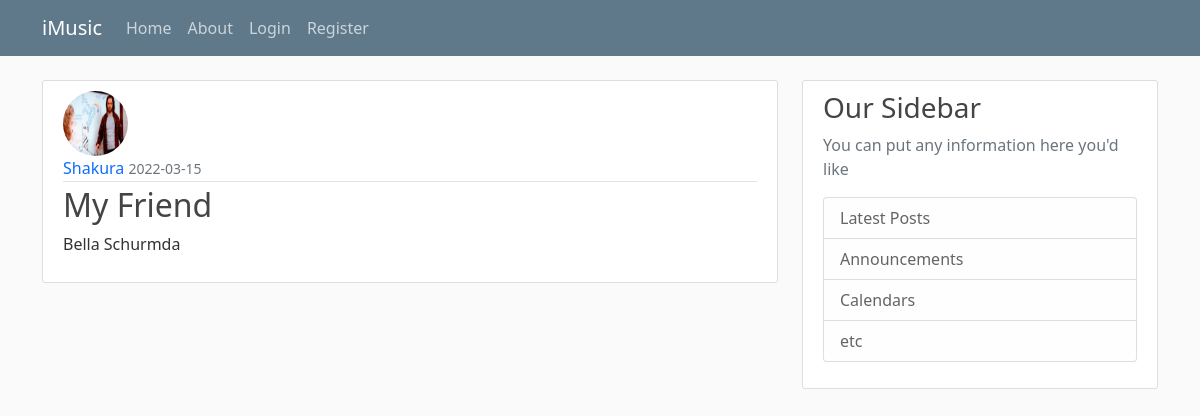
Screenshot of /post/8 with the database file from the repository.
### flaskblog/models.py (models this page shows, shortened)
class User(db.Model, UserMixin):
    id = db.Column(db.Integer, primary_key = True)
    username = db.Column(db.String(20), unique = True, nullable = False)
    email = db.Column(db.String(120), unique = True, nullable = False)
    password = db.Column(db.String(60),  nullable = False)
    img_file = db.Column(db.String(20), nullable=False, default = 'default.jpg')
    post = db.relationship('Post', backref='author', lazy = True)

class Post(db.Model):
    id = db.Column(db.Integer, primary_key = True)
    title = db.Column(db.String(100), nullable=False)
    content = db.Column(db.Text, nullable=False)
    date_posted = db.Column(db.DateTime, nullable=False, default=datetime.utcnow)
    user_id = db.Column(db.Integer, db.ForeignKey('user.id'), nullable = False)

### flaskblog/posts/routes.py (the view)
@posts.route('/post/<int:post_id>')
def post(post_id):
    post = Post.query.get_or_404(post_id)
    return render_template('post.html', title= post.title, post=post)

### flaskblog/templates/post.html (shortened to what this page needs)
{% extends 'layout.html' %}
{% block content %}
    <article class="media content-section">
        <img class = 'rounded-circle article-img' src="{{ url_for ('static', filename = 'profile_pic/' + post.author.img_file)}}">
        <div class="media-body">
            <div class="article-metadata">
                <a class="mr-2" href="{{ url_for('users.user_posts', username = post.author.username)}}" style="text-decoration: none;"> {{ post.author.username }} </a>
                <small class="text-muted"> {{ post.date_posted.strftime('%Y-%m-%d') }} </small>
            </div>
            <h2 class="article-title"> {{ post.title }} </h2>
            <p class="article-content"> {{ post.content }} </p>
        </div>
    </article>
{% endblock content %}

### flaskblog/static/main.css (style rules this page uses)
body { background: #fafafa; color: #333333; margin-top: 5rem; }
h1, h2, h3, h4, h5, h6 { color: #444444; }
.content-section { background: #ffffff; padding: 10px 20px; border: 1px solid #dddddd; border-radius: 3px; margin-bottom: 20px; }
.article-title { color: #444444; }
.article-content { white-space: pre-line; }
.article-img { height: 65px; width: 65px; margin-right: 16px; }
.article-metadata { padding-bottom: 1px; margin-bottom: 4px; border-bottom: 1px solid #e3e3e3 }

### rows the page displays
User: img_file (picture), author.username "Shakura"
Post: date_posted "2022-03-15", title "My Friend", content "Bella Schurmda"
